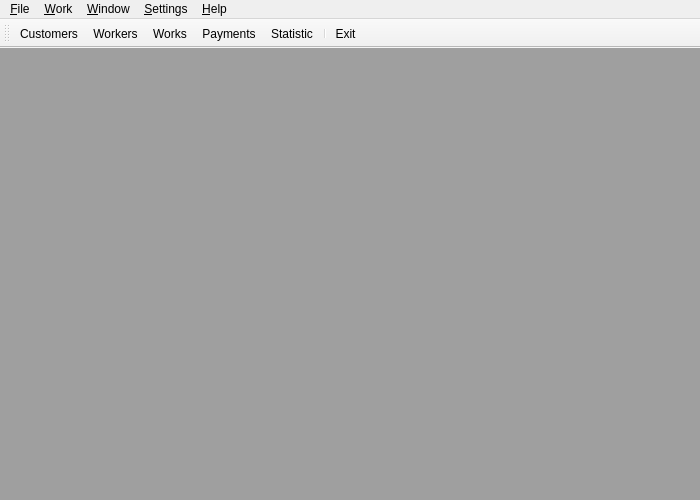
<?xml version="1.0" encoding="UTF-8"?>
<ui version="4.0">
 <class>MainWindow</class>
 <widget class="QMainWindow" name="MainWindow">
  <property name="geometry">
   <rect>
    <x>0</x>
    <y>0</y>
    <width>700</width>
    <height>500</height>
   </rect>
  </property>
  <property name="windowTitle">
   <string>Halturka</string>
  </property>
  <property name="windowIcon">
   <iconset resource="halturka.qrc">
    <normaloff>:/images/logotip.png</normaloff>:/images/logotip.png</iconset>
  </property>
  <widget class="QWidget" name="centralwidget">
   <layout class="QHBoxLayout" name="horizontalLayout">
    <property name="spacing">
     <number>0</number>
    </property>
    <property name="margin">
     <number>0</number>
    </property>
    <item>
     <widget class="QMdiArea" name="mdiArea"/>
    </item>
   </layout>
  </widget>
  <widget class="QMenuBar" name="menubar">
   <property name="geometry">
    <rect>
     <x>0</x>
     <y>0</y>
     <width>700</width>
     <height>25</height>
    </rect>
   </property>
   <widget class="QMenu" name="menu_File">
    <property name="title">
     <string>&amp;File</string>
    </property>
    <addaction name="actionExit"/>
   </widget>
   <widget class="QMenu" name="menu_Work">
    <property name="title">
     <string>&amp;Work</string>
    </property>
    <addaction name="actionCustomers"/>
    <addaction name="actionWorkers"/>
    <addaction name="actionWorks"/>
    <addaction name="actionPayments"/>
   </widget>
   <widget class="QMenu" name="menu_Settings">
    <property name="title">
     <string>&amp;Settings</string>
    </property>
    <addaction name="actionPreferences"/>
   </widget>
   <widget class="QMenu" name="menu_Help">
    <property name="title">
     <string>&amp;Help</string>
    </property>
    <addaction name="aboutAction"/>
    <addaction name="aboutQtAction"/>
   </widget>
   <widget class="QMenu" name="menu_Window">
    <property name="title">
     <string>&amp;Window</string>
    </property>
    <addaction name="closeAction"/>
    <addaction name="closeAllAction"/>
    <addaction name="separator"/>
    <addaction name="tileAction"/>
    <addaction name="cascadeAction"/>
    <addaction name="separator"/>
    <addaction name="nextAction"/>
    <addaction name="previousAction"/>
   </widget>
   <addaction name="menu_File"/>
   <addaction name="menu_Work"/>
   <addaction name="menu_Window"/>
   <addaction name="menu_Settings"/>
   <addaction name="menu_Help"/>
  </widget>
  <widget class="QToolBar" name="toolBar">
   <property name="windowTitle">
    <string>toolBar</string>
   </property>
   <property name="inputMethodHints">
    <set>Qt::ImhExclusiveInputMask</set>
   </property>
   <attribute name="toolBarArea">
    <enum>TopToolBarArea</enum>
   </attribute>
   <attribute name="toolBarBreak">
    <bool>false</bool>
   </attribute>
   <addaction name="actionCustomers"/>
   <addaction name="actionWorkers"/>
   <addaction name="actionWorks"/>
   <addaction name="actionPayments"/>
   <addaction name="actionStatistic"/>
   <addaction name="separator"/>
   <addaction name="actionExit"/>
  </widget>
  <action name="actionExit">
   <property name="icon">
    <iconset resource="halturka.qrc">
     <normaloff>:/images/exit.png</normaloff>:/images/exit.png</iconset>
   </property>
   <property name="text">
    <string>E&amp;xit</string>
   </property>
   <property name="shortcut">
    <string>Ctrl+Q</string>
   </property>
   <property name="menuRole">
    <enum>QAction::NoRole</enum>
   </property>
   <property name="softKeyRole">
    <enum>QAction::NoSoftKey</enum>
   </property>
   <property name="iconVisibleInMenu">
    <bool>true</bool>
   </property>
  </action>
  <action name="actionCustomers">
   <property name="checkable">
    <bool>false</bool>
   </property>
   <property name="checked">
    <bool>false</bool>
   </property>
   <property name="enabled">
    <bool>true</bool>
   </property>
   <property name="icon">
    <iconset resource="halturka.qrc">
     <normaloff>:/images/customer.png</normaloff>:/images/customer.png</iconset>
   </property>
   <property name="text">
    <string>C&amp;ustomers</string>
   </property>
   <property name="shortcut">
    <string>Ctrl+U</string>
   </property>
   <property name="iconVisibleInMenu">
    <bool>true</bool>
   </property>
  </action>
  <action name="actionWorks">
   <property name="icon">
    <iconset resource="halturka.qrc">
     <normaloff>:/images/work.png</normaloff>:/images/work.png</iconset>
   </property>
   <property name="text">
    <string>Wo&amp;rks</string>
   </property>
   <property name="shortcut">
    <string>Ctrl+R</string>
   </property>
   <property name="iconVisibleInMenu">
    <bool>true</bool>
   </property>
  </action>
  <action name="actionWorkers">
   <property name="icon">
    <iconset resource="halturka.qrc">
     <normaloff>:/images/worker.png</normaloff>:/images/worker.png</iconset>
   </property>
   <property name="text">
    <string>W&amp;orkers</string>
   </property>
   <property name="shortcut">
    <string>Ctrl+O</string>
   </property>
   <property name="iconVisibleInMenu">
    <bool>true</bool>
   </property>
  </action>
  <action name="actionPayments">
   <property name="icon">
    <iconset resource="halturka.qrc">
     <normaloff>:/images/payment.png</normaloff>:/images/payment.png</iconset>
   </property>
   <property name="text">
    <string>P&amp;ayments</string>
   </property>
   <property name="shortcut">
    <string>Ctrl+A</string>
   </property>
   <property name="iconVisibleInMenu">
    <bool>true</bool>
   </property>
  </action>
  <action name="aboutAction">
   <property name="text">
    <string>&amp;About</string>
   </property>
  </action>
  <action name="aboutQtAction">
   <property name="text">
    <string>About &amp;Qt</string>
   </property>
  </action>
  <action name="closeAction">
   <property name="text">
    <string>&amp;Close</string>
   </property>
  </action>
  <action name="closeAllAction">
   <property name="text">
    <string>Close &amp;All</string>
   </property>
  </action>
  <action name="tileAction">
   <property name="text">
    <string>&amp;Tile</string>
   </property>
  </action>
  <action name="cascadeAction">
   <property name="text">
    <string>&amp;Cascade</string>
   </property>
  </action>
  <action name="nextAction">
   <property name="text">
    <string>Ne&amp;xt</string>
   </property>
  </action>
  <action name="previousAction">
   <property name="text">
    <string>Pre&amp;vious</string>
   </property>
  </action>
  <action name="actionPreferences">
   <property name="icon">
    <iconset resource="halturka.qrc">
     <normaloff>:/images/preferences.png</normaloff>:/images/preferences.png</iconset>
   </property>
   <property name="text">
    <string>Preferences...</string>
   </property>
   <property name="iconVisibleInMenu">
    <bool>true</bool>
   </property>
  </action>
  <action name="actionStatistic">
   <property name="icon">
    <iconset resource="halturka.qrc">
     <normaloff>:/images/statistic.png</normaloff>:/images/statistic.png</iconset>
   </property>
   <property name="text">
    <string>Statistic</string>
   </property>
   <property name="iconVisibleInMenu">
    <bool>true</bool>
   </property>
  </action>
 </widget>
 <layoutdefault spacing="6" margin="11"/>
 <resources>
  <include location="halturka.qrc"/>
 </resources>
 <connections>
  <connection>
   <sender>actionExit</sender>
   <signal>activated()</signal>
   <receiver>MainWindow</receiver>
   <slot>close()</slot>
   <hints>
    <hint type="sourcelabel">
     <x>-1</x>
     <y>-1</y>
    </hint>
    <hint type="destinationlabel">
     <x>269</x>
     <y>235</y>
    </hint>
   </hints>
  </connection>
 </connections>
 <designerdata>
  <property name="gridDeltaX">
   <number>10</number>
  </property>
  <property name="gridDeltaY">
   <number>10</number>
  </property>
  <property name="gridSnapX">
   <bool>true</bool>
  </property>
  <property name="gridSnapY">
   <bool>true</bool>
  </property>
  <property name="gridVisible">
   <bool>true</bool>
  </property>
 </designerdata>
</ui>
